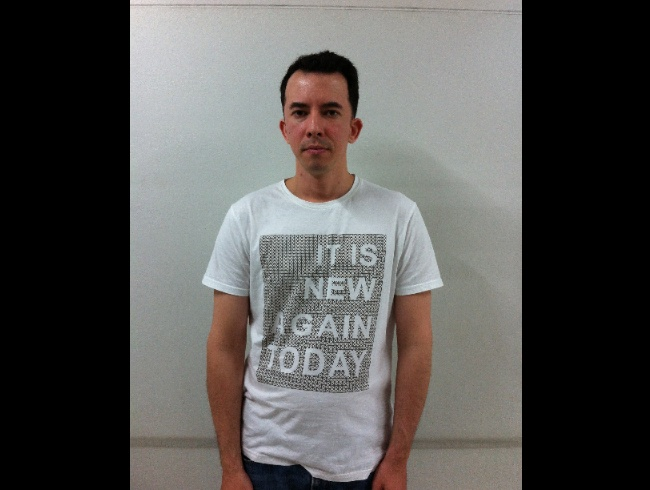
#> input picture input_images/IMG_3051.JPG, 650 x 490 px; its folder holds 4 pictures in this run
$ python resize_rotate_images.py
#> lines starting #> are read from the running program, lines starting #| are printed output that depends on the picture
'''
Surya Teja Cheedella
shine123surya[at]gmail[dot]com
BITS Pilani, Hyderabad Campus

Takes all the images in "input_path" and rotates & resizes them with given parameters.
Modified images are saved at "output_path".
'''

import cv2
from os import listdir
input_path= "input_images/"
output_path= "C:/Users/nalig/FaceRecognizer/new_resize/"

def resize_rotate_img():
    images= listdir("C:/Users/nalig/FaceRecognizer/"+ input_path)

    for image in images:
	    print(input_path+ image)
	    img= cv2.imread(input_path+ image)
#> img is the input picture: shape (490, 650, 3); mean B, G, R 83.8, 85.7, 87.3
	    resize_img= cv2.resize(img, (650, 490)) #650, 490

	    (h, w)= resize_img.shape[:2]
#> h = 490; w = 650
	    center= (w/2, h/2)
#> center = (325, 245)

	    matrix= cv2.getRotationMatrix2D(center, 270 ,0.8)  #center, 270 ,0.8
	    rotated_img = cv2.warpAffine(resize_img, matrix, (w, h))
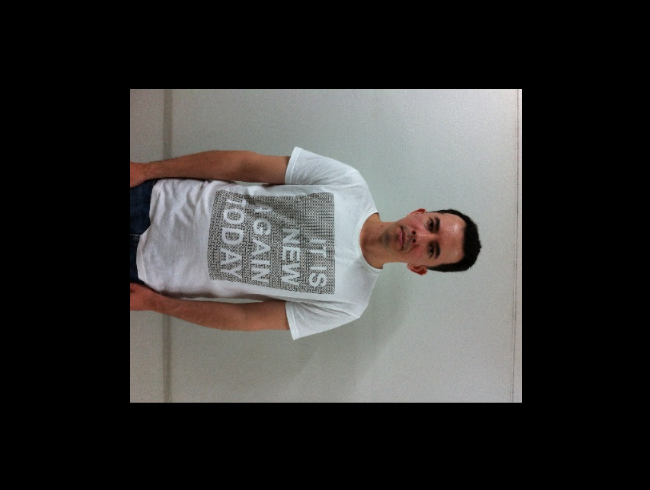
#> rotated_img: shape (490, 650, 3); mean B, G, R 53.7, 55, 56

	    cv2.imwrite(output_path+ image, rotated_img)
	    cv2.imshow("Win", rotated_img)
	    cv2.waitKey(5)
#> pass 2 of the loop in resize_rotate_img, `for image in images:`:
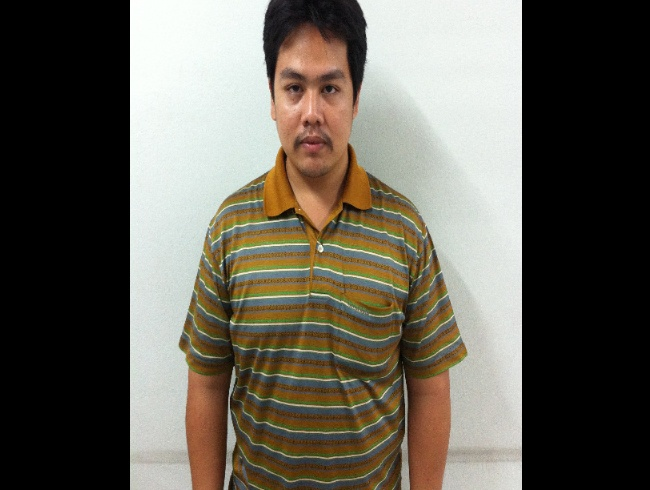
#> input picture input_images/IMG_3147.JPG, 650 x 490 px
#> in resize_rotate_img, img is the input picture: shape (490, 650, 3); mean B, G, R 85.9, 96.1, 100.7
#> in resize_rotate_img, `rotated_img = cv2.warpAffine(resize_img, matrix, (w, h))`:
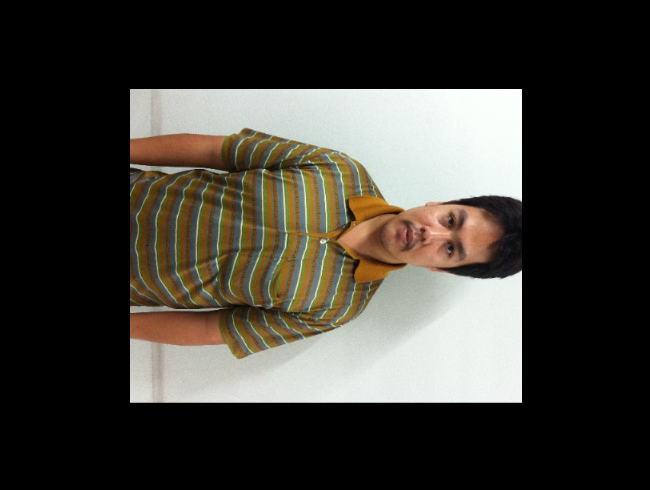
#> rotated_img: shape (490, 650, 3); mean B, G, R 55.1, 61.6, 64.6
#> pass 3 of the loop in resize_rotate_img, `for image in images:`:
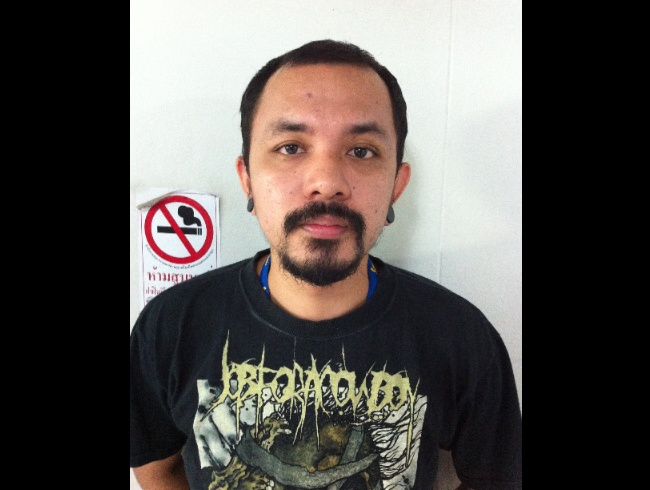
#> input picture input_images/IMG_3964.JPG, 650 x 490 px
#> in resize_rotate_img, img is the input picture: shape (490, 650, 3); mean B, G, R 80.8, 84.2, 88.9
#> in resize_rotate_img, `rotated_img = cv2.warpAffine(resize_img, matrix, (w, h))`:
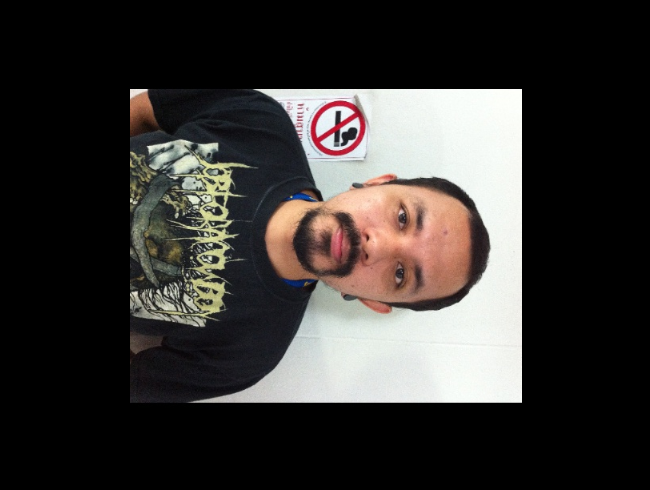
#> rotated_img: shape (490, 650, 3); mean B, G, R 51.8, 54, 57
#> the loop made 4 passes; the first 3 are shown


resize_rotate_img()
